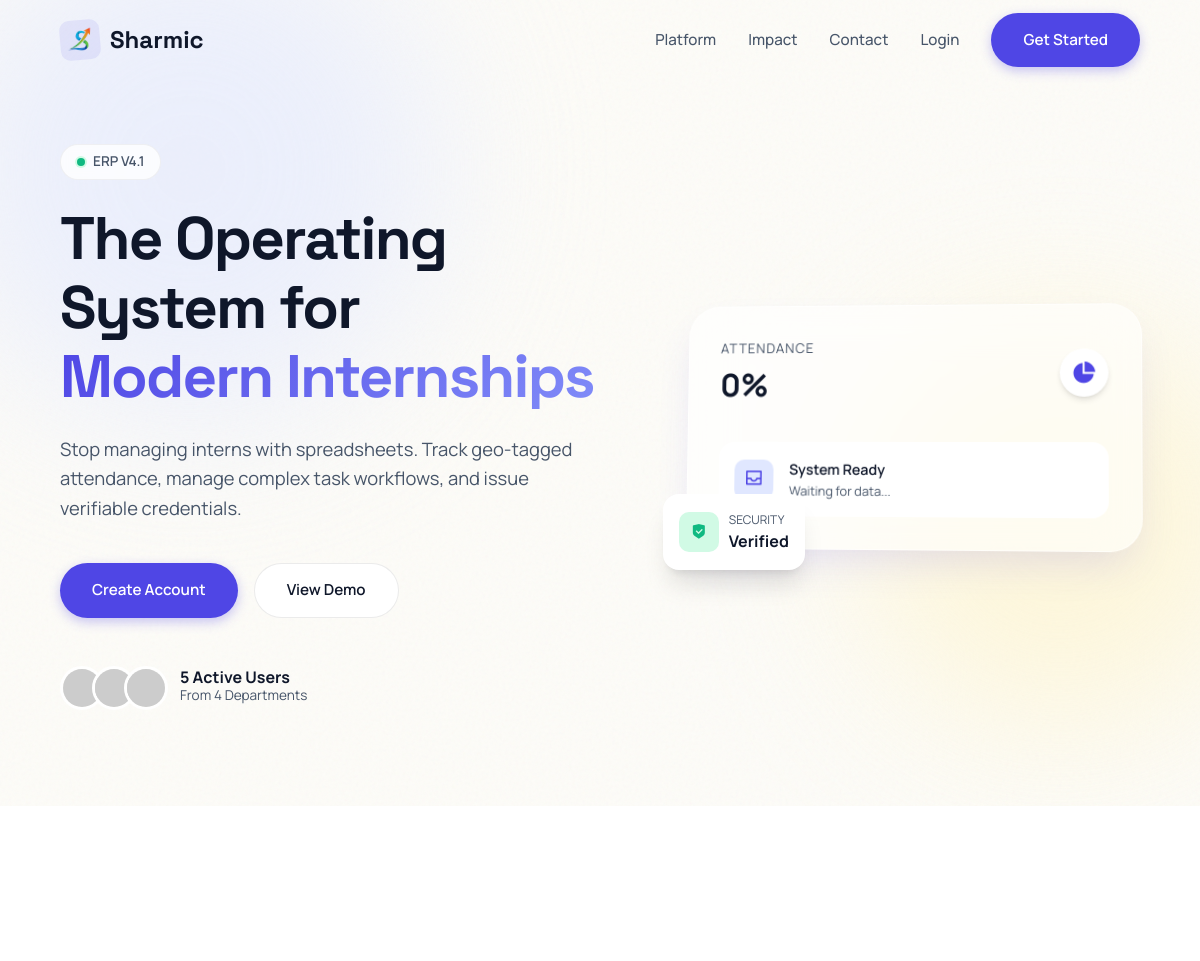
The app's page / (upper part), older data.
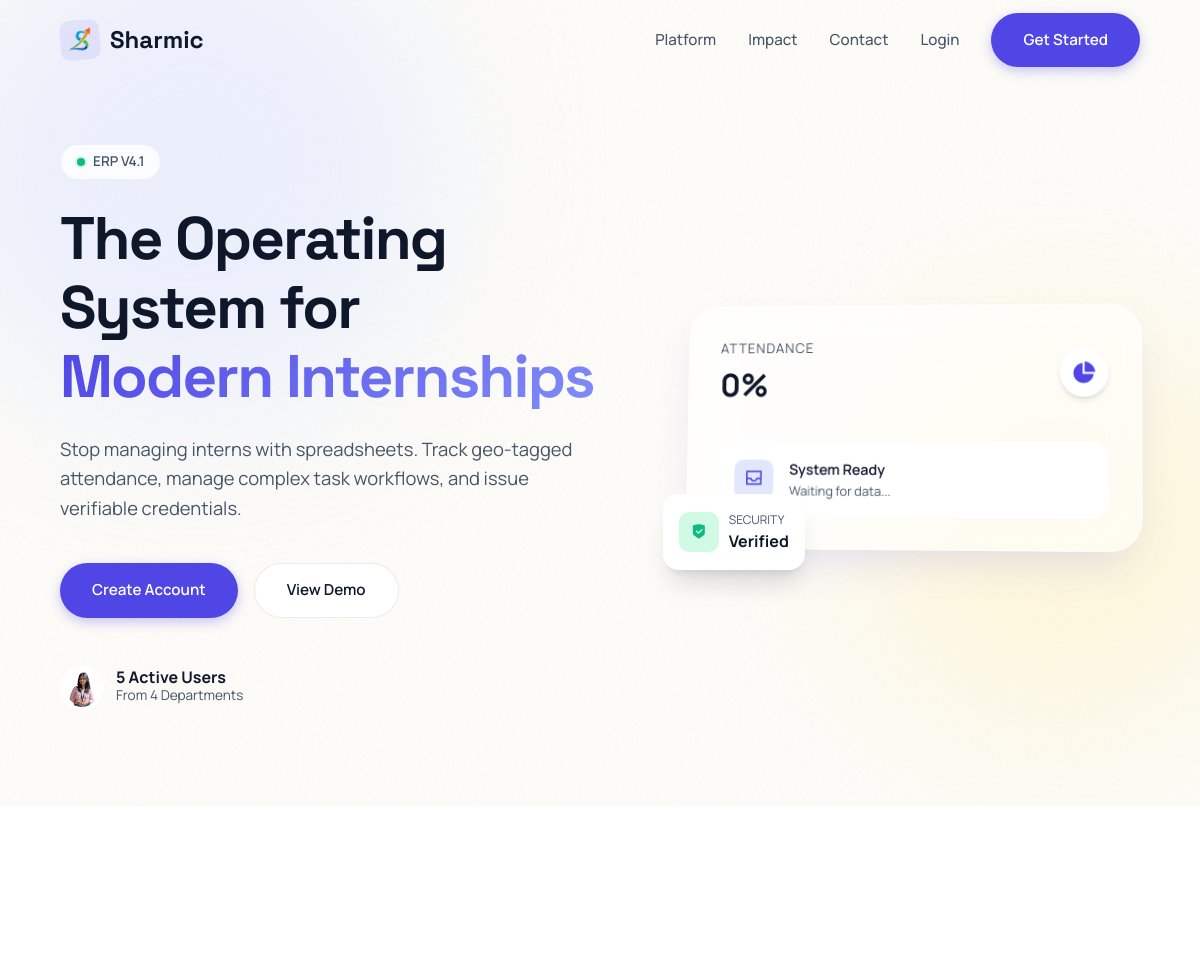
The same page, newer data.
### tables this page shows
CREATE TABLE users (
            id INTEGER PRIMARY KEY AUTOINCREMENT,
            intern_id TEXT UNIQUE,
            usn TEXT UNIQUE NOT NULL,
            full_name TEXT NOT NULL,
            phone TEXT NOT NULL,
            email TEXT UNIQUE NOT NULL,
            password_hash TEXT NOT NULL,
            role TEXT NOT NULL,
            photo_url TEXT,
            status TEXT DEFAULT 'PENDING',
            is_admin BOOLEAN DEFAULT 0,
            department TEXT,
            join_date DATE,
            emergency_contact TEXT,
            address TEXT,
            last_login TIMESTAMP,
            login_count INTEGER DEFAULT 0,
            created_at TIMESTAMP DEFAULT CURRENT_TIMESTAMP,
            updated_at TIMESTAMP DEFAULT CURRENT_TIMESTAMP
        );

### app.py (the view)
@app.route('/')
def index():
    conn = get_db_connection()
    cur = conn.cursor()
    cur.execute("SELECT COUNT(*) as count FROM users WHERE is_admin = 0 AND status = 'APPROVED'")
    total_interns = cur.fetchone()['count']
    cur.execute("SELECT COUNT(DISTINCT department) as count FROM users WHERE is_admin = 0")
    total_depts = cur.fetchone()['count']
    cur.execute("SELECT COUNT(*) as count FROM submissions")
    total_submissions = cur.fetchone()['count']
    attendance_rate = 0
    if total_interns > 0:
        cur.execute("SELECT COUNT(DISTINCT user_id) as count FROM attendance WHERE date = DATE('now', 'localtime')")
        present_today = cur.fetchone()['count']
        attendance_rate = int((present_today / total_interns) * 100)
    cur.execute("SELECT photo_url FROM users WHERE is_admin = 0 AND photo_url IS NOT NULL ORDER BY last_login DESC LIMIT 4")
    active_avatars = [row['photo_url'] for row in cur.fetchall()]
    cur.execute("""
        SELECT u.full_name, u.photo_url, t.title, s.status, s.submitted_at
        FROM submissions s
        JOIN users u ON s.user_id = u.id
        JOIN tasks t ON s.task_id = t.id
        ORDER BY s.submitted_at DESC LIMIT 3
    """)
    recent_submissions = cur.fetchall()
    conn.close()
    return render_template('public/index.html',
                           total_interns=total_interns,
                           total_depts=total_depts,
                           attendance_rate=attendance_rate,
                           active_avatars=active_avatars,
                           recent_submissions=recent_submissions,
                           total_submissions=total_submissions)

### app.py (called while the page is built, shortened)
@app.before_request
def make_session_permanent():
    session.permanent = True
    app.permanent_session_lifetime = timedelta(days=365)

def get_db_connection():
    conn = sqlite3.connect(DATABASE, timeout=30)
    conn.execute("PRAGMA busy_timeout = 30000")
    conn.row_factory = sqlite3.Row
    return conn

def get_current_datetime():
    return datetime.now(TIMEZONE)

@app.context_processor
def inject_globals():
    unread_count = 0
    return {
        'now': get_current_datetime(),
        'app_name': 'Shramic ERP',
        'unread_notifications': unread_count
    }

@app.before_request
def before_request():
        pass

### templates/public/index.html (shortened to what the changed rows need)
<!doctype html>
<html lang="en">
  <head>
    <link
      href="https://cdn.jsdelivr.net/npm/remixicon@4.1.0/fonts/remixicon.css"
      rel="stylesheet"
    />
  </head>
  <body>
    <section class="hero">
      <div class="container hero-grid">
        <div class="hero-text">
          <h1 class="hero-title reveal">
            The Operating System for <br /><span class="gradient-text"
              >Modern Internships</span
            >
          </h1>
          <div class="avatar-group reveal">
            <div class="avatars">
              {% if active_avatars %} {% for avatar in active_avatars %}
              <img
                src="{{ url_for('static', filename='uploads/profiles/' + avatar) }}"
                class="avatar-img"
                onerror="
                  this.src =
                    'https://ui-avatars.com/api/?name=User&background=random&color=fff'
                "
                alt="Active User"
              />
              {% endfor %} {% else %}
              <img
                src="https://ui-avatars.com/api/?name=A&background=random"
                class="avatar-img"
              />
              <img
                src="https://ui-avatars.com/api/?name=B&background=random"
                class="avatar-img"
              />
              <img
                src="https://ui-avatars.com/api/?name=C&background=random"
                class="avatar-img"
              />
              {% endif %}
            </div>
          </div>
        </div>
      </div>
    </section>
  </body>
</html>

Row changes from the older to the newer data that the page shows:
now on this page (row edited): users: photo_url (picture)
